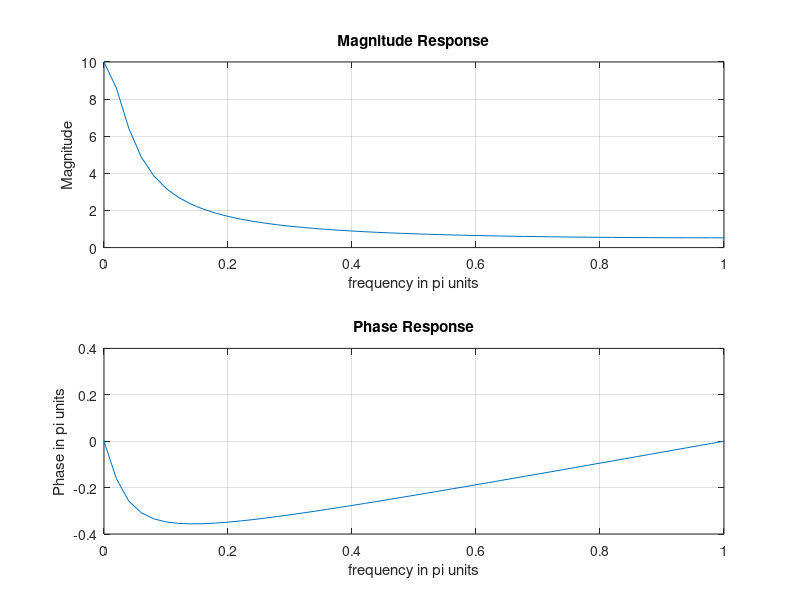
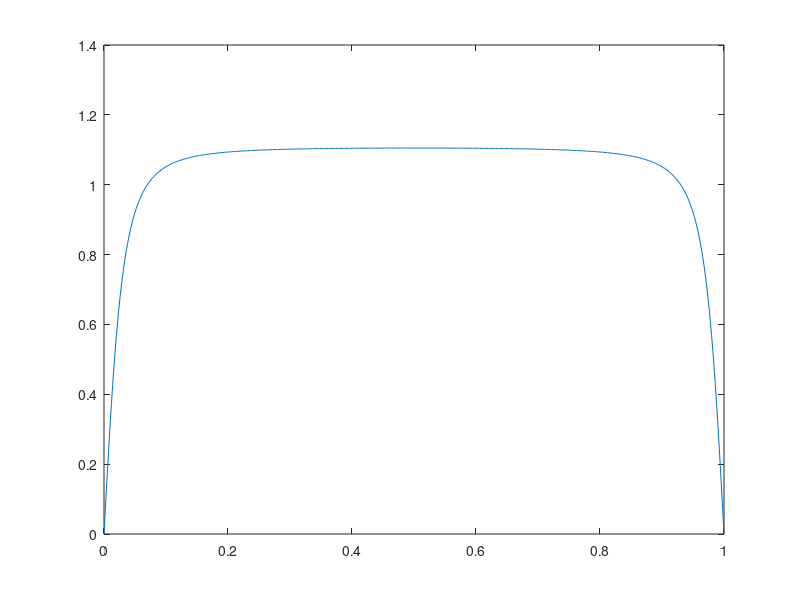
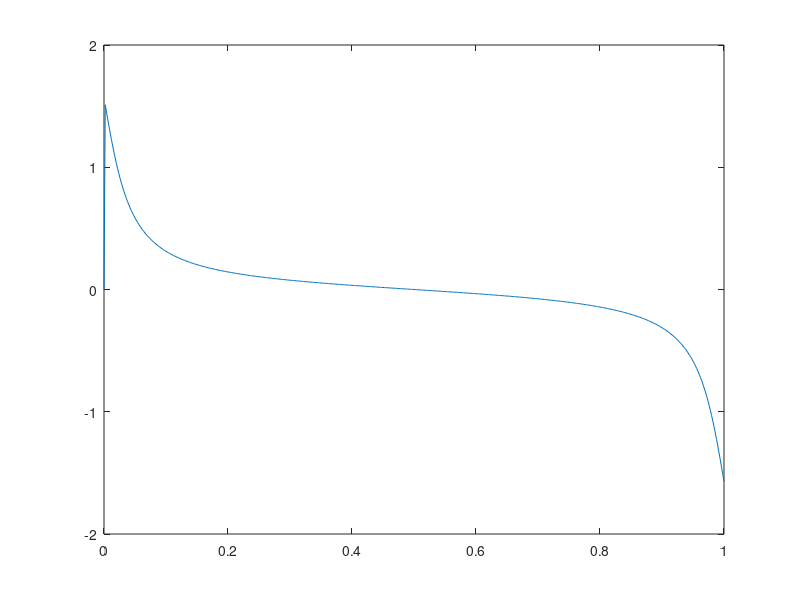

MATLAB code to generate these figures, in order:
%% ex. 4.9
% Compute the inverse z-transform of the following function
%                    
%  X(z) =  ___________1_____________   |z| > 0.9
%          (1-0.9z^-1)^2 (1+0.9z^-1)

% 1). find polynomial coeficients

b = 1;
a = poly([0.9,0.9,-0.9]);  % poly returns the coefficients of the polynomial given the roots

% 2). Find poles, residues, and direct terms (direct terms are a result of
%     partial fraction decomp when the order of the numerator exceeds or is
%     equal to the order of the denominator

[R,p,C] = residuez(b,a)

% now we have 
%                X(z) = ___0.25___ + ___0.25____ + ______0.5____
%                       (1+0.9z^-1)  (1-0.9z^-1)   (1-0.9z^-1)^2
%
% two repeated poles of 0.9 result in first and second order denominators

% ANSWER: analytically, the inverse z-transform is
%         x[n] = 0.25(-0.9)^n*u[n] + 0.75(0.9)^n*u[n] + 0.5*n*(0.9)^n*u[n]


%% Ex. 4.11
figure;

% b and a must be same length
b = [1 0]; 
a = [1 -0.9];

zplane(b,a);  % note input arguments for zplane are ROW VECTORS

[H w] = freqz(b,a,100,'whole'); % in matlab, the second half (bottom part) of unit circle starts at pi, so without "whole," w only runs to 0.99*pi
magH = abs(H); 
phaH = angle(H);
subplot(2,1,1); plot(w/pi,magH); grid on; xlabel('frequency in pi units'); ylabel('Magnitude'); title('Magnitude Response'); axis([0 1 0 10]);
subplot(2,1,2); plot(w/pi,phaH/pi); grid on; xlabel('frequency in pi units'); ylabel('Phase in pi units'); title('Phase Response'); axis([0 1 -.4 .4]);

%% Ex. 4.13
figure;

b = [1 0 -1];
a = [1 0 -0.81];
[R p C] = residuez(b,a)

k = 0:500;
w = k*pi/500;
H = freqz(b,a,w);
plot(w/pi,abs(H));
figure; plot(w/pi,angle(H));

%% Ex. 4.15

% solve the difference equation:
% 
%   y(n) = 1/3[x(n) + x(n-1) + x(n-2)] + 0.95*y(n-1) - 0.9025*y(n-2)  n>=0
% 
% with the initial conditions
% 
%   y(-1) = -2
%   y(-2) = -3
%   x(-1) = 1
%   x(-2) = 1
% and
%
%   x(n) = cos(pi*n/3)*u(n)
%

% time domain coefficients
b = [1 1 1]/3;
a = [1 -0.95 0.9025];

% initial conditions
X = [1 1];
Y= [-2 -3];
xic = filtic(b,a,Y,X)  % filtic is included in signal processing toolbox and calculates xic(z)

% X(z) z transform coefficients (one-sided z transform)
bxplus = [1 -0.5];
axplus = [1 -1 1];

% convolution can be used to multiply two NON-CAUSAL z-domain polynomials
% get Y(z) coefficients
ayplus = conv(a,axplus)
byplus = conv(b,bxplus) + conv(xic,axplus) % add the conv(xic,axplus) becuase of initial condition term

% calulate function using Partial Fraction Expansion
[R,p,C] = residuez(byplus,ayplus)

% find respective magnitudes and phases
Mp = abs(p)
Ap = angle(p)/pi

